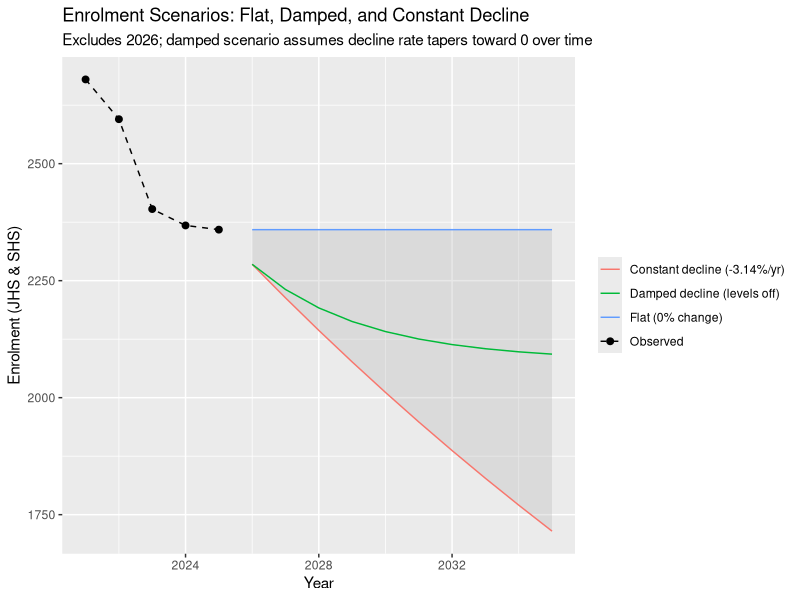

Generate this figure with R:
library(tidyverse)

# ---- Historical data ----
enroll <- tibble(
  year = 2021:2026,
  enrolment = c(2680, 2595, 2403, 2368, 2359, 2099)
)

# Excludes 2026: enrolment dropped ~11% that year, well beyond the
# -0.4% to -7.4% range seen in prior years, so it's treated as a
# possible anomaly rather than baseline trend.
enroll_ex <- enroll |> filter(year != 2026)

# ---- Compute historical CAGR (2021-2025) ----
last_year_ex <- max(enroll_ex$year)
last_value_ex <- enroll_ex$enrolment[enroll_ex$year == last_year_ex]

cagr_ex <- (last_value_ex / enroll_ex$enrolment[enroll_ex$year == min(enroll_ex$year)])^
  (1 / (nrow(enroll_ex) - 1)) - 1

# ---- Scenario 1: Flat (enrolment holds at 2025 level) ----
n_years <- 10

scenario_flat <- tibble(year = (last_year_ex + 1):(last_year_ex + n_years)) |>
  mutate(enrolment = last_value_ex)

# ---- Scenario 2: Constant decline (CAGR applied indefinitely) ----
scenario_moderate <- tibble(year = (last_year_ex + 1):(last_year_ex + n_years)) |>
  mutate(n = row_number(), enrolment = last_value_ex * (1 + cagr_ex)^n) |>
  select(year, enrolment)

# ---- Scenario 3: Damped decline (decline rate tapers toward 0) ----
# phi < 1 shrinks the decline rate applied each successive year, so the
# trajectory levels off rather than compounding indefinitely (cf. damped-
# trend exponential smoothing). phi is a modeling assumption, not
# estimated from data.
phi <- 0.75

damped <- tibble(n = 1:n_years) |>
  mutate(
    year = last_year_ex + n,
    rate = cagr_ex * (phi^(n - 1)),
    cum_factor = cumprod(1 + rate),
    enrolment = last_value_ex * cum_factor
  ) |>
  select(year, enrolment)

# ---- Combine scenarios ----
scenarios_all <- bind_rows(
  scenario_flat |> mutate(scenario = "Flat (0% change)"),
  damped |> mutate(scenario = "Damped decline (levels off)"),
  scenario_moderate |> mutate(scenario = "Constant decline (-3.14%/yr)")
)

scenarios_wide <- scenarios_all |>
  pivot_wider(names_from = scenario, values_from = enrolment)

# ---- Plot ----
ggplot() +
  geom_ribbon(
    data = scenarios_wide,
    aes(x = year, ymin = `Constant decline (-3.14%/yr)`, ymax = `Flat (0% change)`),
    fill = "grey70", alpha = 0.3
  ) +
  geom_line(
    data = enroll_ex, aes(x = year, y = enrolment, color = "Observed"),
    linetype = "dashed"
  ) +
  geom_point(
    data = enroll_ex, aes(x = year, y = enrolment, color = "Observed"), size = 2
  ) +
  geom_line(data = scenarios_all, aes(x = year, y = enrolment, color = scenario)) +
  scale_color_manual(
    values = c(
      "Observed" = "black",
      "Flat (0% change)" = "#619CFF",
      "Damped decline (levels off)" = "#00BA38",
      "Constant decline (-3.14%/yr)" = "#F8766D"
    )
  ) +
  labs(
    x = "Year", y = "Enrolment (JHS & SHS)", color = NULL,
    title = "Enrolment Scenarios: Flat, Damped, and Constant Decline",
    subtitle = "Excludes 2026; damped scenario assumes decline rate tapers toward 0 over time"
  )
